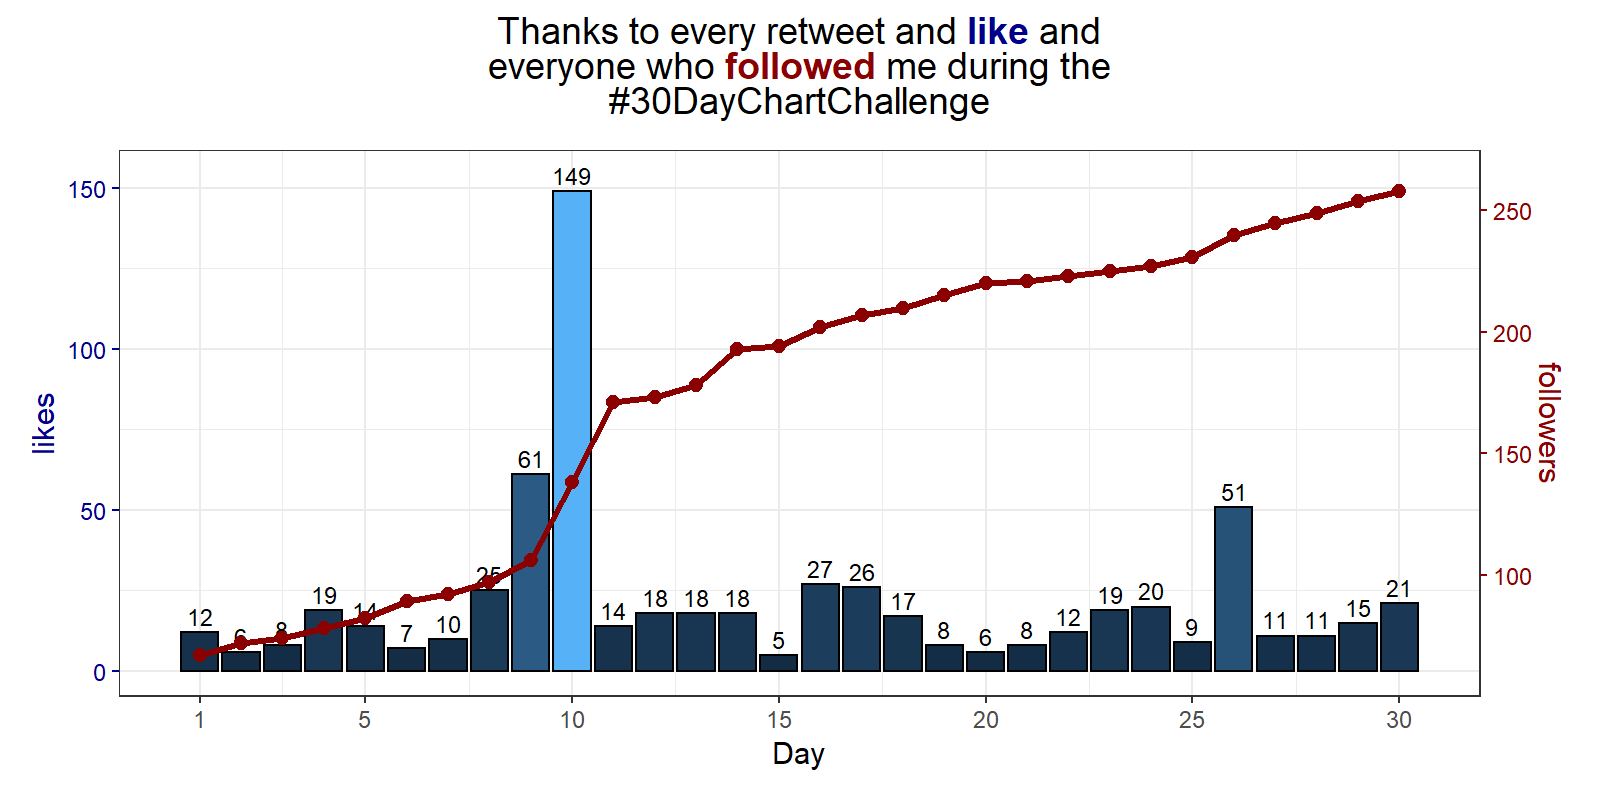

Source code (R):
## 30 day chart challenge 2022 ##

# Script by TheDataDigest 
# https://www.youtube.com/c/TheDataDigest
# https://github.com/TheDataDigest
# https://twitter.com/DigestData

# Data reference:
# https://www.tylervigen.com/spurious-correlations

## (1) Setup and loading packages ----
rm(list=ls())
setwd(dirname(rstudioapi::getActiveDocumentContext()$path))

library(easypackages)
packages("tidyverse", "readr", "patchwork", "ggtext", "readxl", "ggh4x", "janitor")


## (2) Loading and cleaning data ----
twitter_df <- readxl::read_excel(path = paste0(getwd(), "/twitter.xlsx"), sheet = 1) %>% 
  clean_names()
  



## (3) Basic plot ----
# Run the secondary axis helper
sec <- ggh4x::help_secondary(twitter_df, primary = likes , secondary = followers)


p1 + geom_line(aes(x = day, y = followers), color = "darkred")


# Making primary plot
p1 <- ggplot(twitter_df, aes(x = day, label = likes)) +
  geom_col(aes(y = likes, fill = likes), colour = "black") + 
  geom_text(aes(y = likes + 5), size = 3, colour = "black") +
  theme_bw() +
  theme(legend.position = "none")

# For the secondary data, later we use the `proj` function from the helper
p2 <- p1 + geom_line(aes(y = sec$proj(followers)), colour = "darkred", size = 1.1) +
  geom_point(aes(y = sec$proj(followers)), colour = "darkred", size = 2)

# We feed the scale the secondary axis
basic_1 <- p2 + scale_y_continuous(sec.axis = sec)


## (4) Improve image theme and annotations ----
final_chart <- basic_1 + 
  theme_bw() + 
  xlab(label = "Day") + 
  scale_x_continuous(breaks = c(1,5,10,15,20,25,30)) +
  theme(axis.title.y.left = element_text(color = "darkblue"),
        axis.text.y.left = element_text(color = "darkblue"),
        axis.ticks.y.left = element_line(color = "darkblue"),
        axis.title.y.right = element_text(color = "darkred"),
        axis.text.y.right = element_text(color = "darkred"),
        axis.ticks.y.right = element_line(color = "darkred"),
        legend.position = "none") + 
  patchwork::plot_annotation(
    title = paste0("Thanks to every retweet and <b style='color:#00008b'>like</b> and",
                   "<br>everyone who <b style='color:#8b0000'>followed</b> me during the", 
                   "<br> #30DayChartChallenge"),
    #subtitle = paste0("Correlation: r=", cor_1),
    theme = theme(plot.title = ggtext::element_markdown(hjust = 0.5),
                  plot.subtitle = element_text(hjust = 0.5)))


## (5) Save png, pdf ----
# save as PNG
ggsave(path = getwd(), filename = "31_TWITTER.png", 
       plot = final_chart, device = png,  
       width = 8, height = 4, units = "in", dpi = 200)

# save as PDF
ggsave(path = getwd(), filename = "31_TWITTER.pdf", 
       plot = final_chart, device = cairo_pdf,  
       width = 8, height = 4, units = "in")
